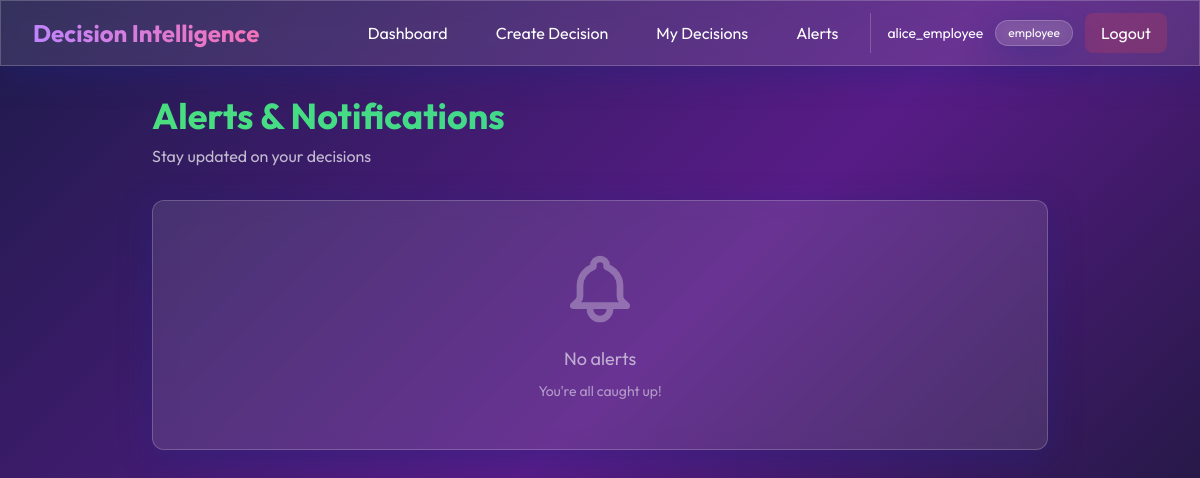
Before: /employee/alerts (signed in) with the older database file.
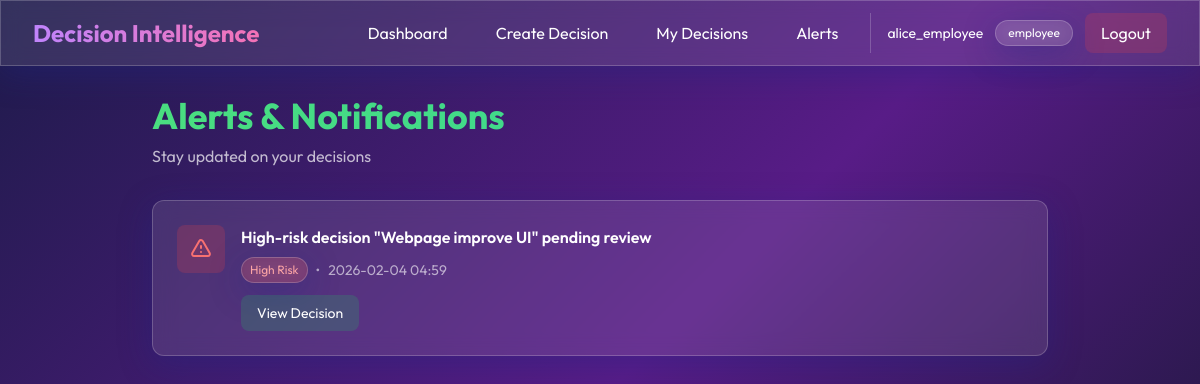
After: the same page with the newer database file.
### app.py (models this page shows)
class Alert(db.Model):
    id = db.Column(db.Integer, primary_key=True)
    message = db.Column(db.String(500), nullable=False)
    alert_type = db.Column(db.String(20), nullable=False)  # high_risk, overdue
    is_read = db.Column(db.Boolean, default=False)
    created_at = db.Column(db.DateTime, default=datetime.utcnow)
    user_id = db.Column(db.Integer, db.ForeignKey('user.id'), nullable=False)
    decision_id = db.Column(db.Integer, db.ForeignKey('decision.id'))

### app.py (the view)
@app.route('/employee/alerts')
@login_required
def employee_alerts():
    if current_user.role != 'employee':
        return redirect(url_for('landing'))
    alerts = Alert.query.filter_by(user_id=current_user.id).order_by(Alert.created_at.desc()).all()
    return render_template('employee_alerts.html', alerts=alerts)

### app.py (called while the page is built)
@login_manager.user_loader
def load_user(user_id):
    return User.query.get(int(user_id))

### templates/employee_alerts.html (shortened to what this page needs)
{% extends "base.html" %}
{% block content %}
<div class="max-w-4xl mx-auto">
    <div class="mb-8 fade-in">
        <h1
            class="text-4xl font-bold mb-2 bg-gradient-to-r from-green-400 to-emerald-400 bg-clip-text text-transparent">
        </h1>
        <p class="text-white/70">Stay updated on your decisions</p>
    </div>
    <div class="space-y-4">
        {% if alerts %}
        {% for alert in alerts %}
        <div class="glass rounded-xl p-6 hover-lift fade-in" style="animation-delay: {{ loop.index0 * 0.05 }}s">
            <div class="flex items-start justify-between">
                <div class="flex items-start flex-1">
                    <div class="w-12 h-12 rounded-lg
                            {% if alert.alert_type == 'high_risk' %}bg-red-500/20
                            {% else %}bg-yellow-500/20{% endif %}
                            flex items-center justify-center mr-4 flex-shrink-0">
                        <svg class="w-6 h-6
                                {% if alert.alert_type == 'high_risk' %}text-red-400
                                {% else %}text-yellow-400{% endif %}" fill="none" stroke="currentColor"
                            viewBox="0 0 24 24">
                            {% if alert.alert_type == 'high_risk' %}
                            <path stroke-linecap="round" stroke-linejoin="round" stroke-width="2"
                                d="M12 9v2m0 4h.01m-6.938 4h13.856c1.54 0 2.502-1.667 1.732-3L13.732 4c-.77-1.333-2.694-1.333-3.464 0L3.34 16c-.77 1.333.192 3 1.732 3z">
                            </path>
                            {% else %}
                            <path stroke-linecap="round" stroke-linejoin="round" stroke-width="2"
                                d="M12 8v4l3 3m6-3a9 9 0 11-18 0 9 9 0 0118 0z"></path>
                            {% endif %}
                        </svg>
                    </div>
                    <div class="flex-1">
                        <div class="flex items-center mb-2">
                            <h3 class="font-semibold mr-3">{{ alert.message }}</h3>
                        </div>
                        <div class="flex items-center text-sm text-white/60 mb-3">
                            <span class="px-2 py-1 rounded-full text-xs glass
                                    {% if alert.alert_type == 'high_risk' %}bg-red-500/20 text-red-300
                                    {% else %}bg-yellow-500/20 text-yellow-300{% endif %}">
                                {{ alert.alert_type.replace('_', ' ').title() }}
                            </span>
                            <span class="mx-2">•</span>
                            <span>{{ alert.created_at.strftime('%Y-%m-%d %H:%M') }}</span>
                        </div>
                        {% if alert.decision_id %}
                        <a href="{{ url_for('employee_decisions', view=alert.decision_id) }}"
                            class="inline-block px-4 py-2 rounded-lg bg-green-500/20 hover:bg-green-500/30 transition text-sm relative z-10">
                            View Decision
                        </a>
                        {% endif %}
                    </div>
                </div>
            </div>
        </div>
        {% endfor %}
        {% else %}
        <div class="glass rounded-xl p-12 text-center fade-in">
            <p class="text-lg text-white/60 mb-2">No alerts</p>
            <p class="text-sm text-white/50">You're all caught up!</p>
        </div>
        {% endif %}
    </div>
</div>
{% endblock %}

Changed rows visible on the page:
now on this page (row edited): Alert: message "High-risk decision \"Webpage improve UI\" pending review", alert_type.replace "High Risk", created_at "2026-02-04 04:59"
Other visible differences:
text no longer shown: "No alerts You're all caught up!"
